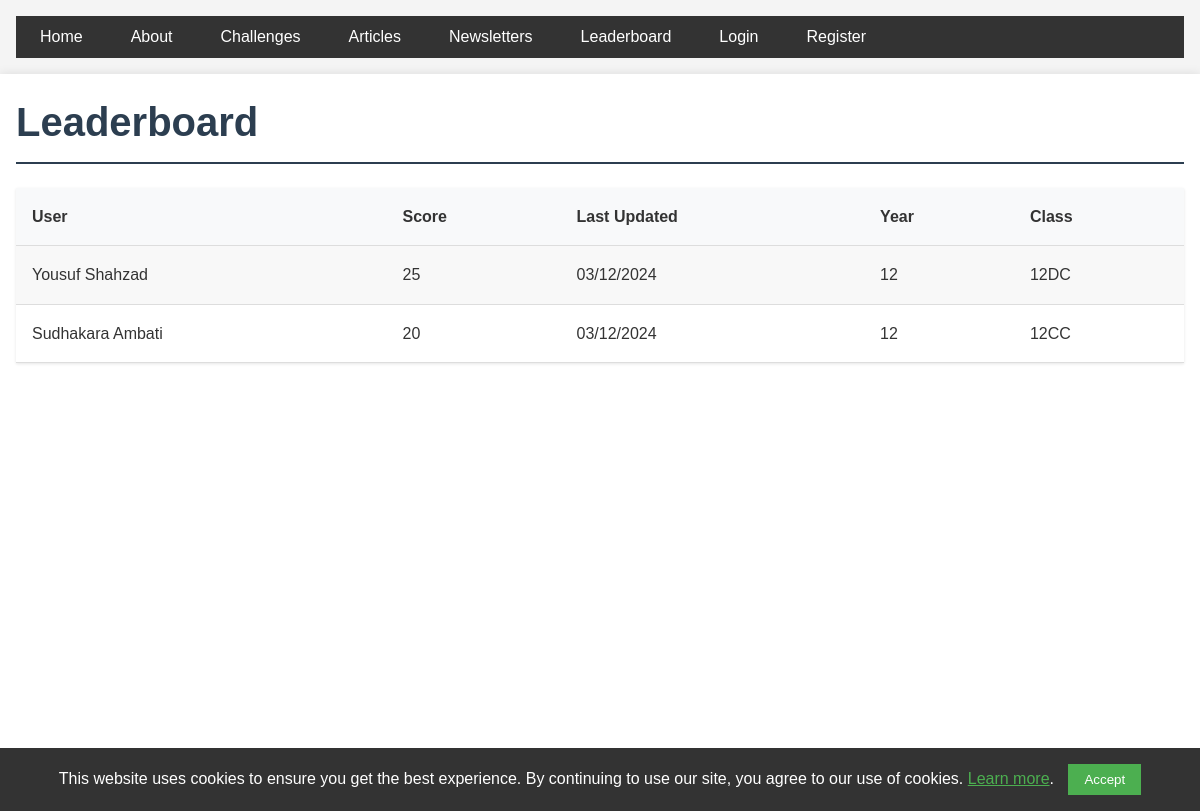
The page /leaderboard on the database as committed earlier.
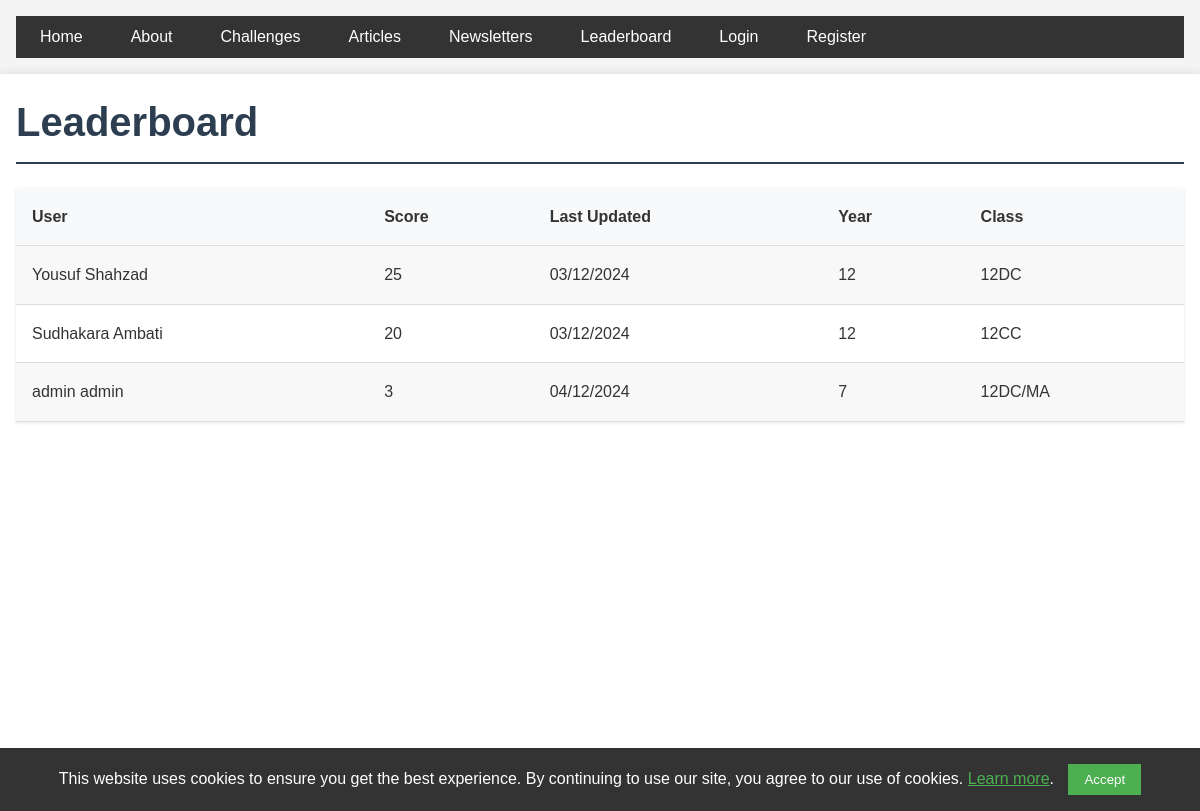
The same page on the database as committed later.
### app/models.py (models this page shows, shortened)
class LeaderboardEntry(db.Model):
    id = db.Column(db.Integer, primary_key=True)
    user_id = db.Column(db.Integer, db.ForeignKey('user.id'), nullable=False)
    score = db.Column(db.Integer, default=0)
    last_updated = db.Column(db.DateTime, nullable=False, default=datetime.utcnow)
    user = db.relationship('User', backref=db.backref('leaderboard_entries', cascade='all, delete-orphan'))

class User(UserMixin, db.Model):
    id = db.Column(db.Integer, primary_key=True)
    full_name = db.Column(db.String(100), nullable=False)
    year = db.Column(db.Integer)
    maths_class = db.Column(db.String(100))
    password_hash = db.Column(db.String(128))
    is_admin = db.Column(db.Boolean, default=False)
    key_stage = db.Column(db.String(3), nullable=False, index=True)
    submissions = db.relationship('AnswerSubmission', backref='user', lazy=True,
                                cascade='all, delete-orphan')
    articles = db.relationship('Article', backref='author', lazy='dynamic',
                             cascade='all, delete-orphan')

### app/main/routes.py (the view)
@bp.route('/leaderboard')
def leaderboard():
    entries = LeaderboardEntry.query.order_by(LeaderboardEntry.score.desc()).limit(10).all()
    return render_template('main/leaderboard.html', title='Leaderboard', entries=entries)

### app/templates/main/leaderboard.html
{% extends "base.html" %}
{% block content %}
<h1>Leaderboard</h1>
    <table>
        <tr>
            <th>User</th>
            <th>Score</th>
            <th>Last Updated</th>
            <th>Year</th>
            <th>Class</th>
        </tr>
        {% for entry in entries %}
        <tr>
            <td>{{ entry.user.full_name }}</td>
            <td>{{ entry.score }}</td>
            <td>{{ entry.last_updated.strftime('%d/%m/%Y') }}</td>
            <td>{{ entry.user.year }}</td>
            <td>{{ entry.user.maths_class }}</td>
        </tr>
        {% endfor %}
    </table>
{% endblock %}

Rows that differ between the two databases and show on the page:
added LeaderboardEntry: user.full_name "admin admin", score "3", last_updated "04/12/2024", user.year "7", user.maths_class "12DC/MA"
